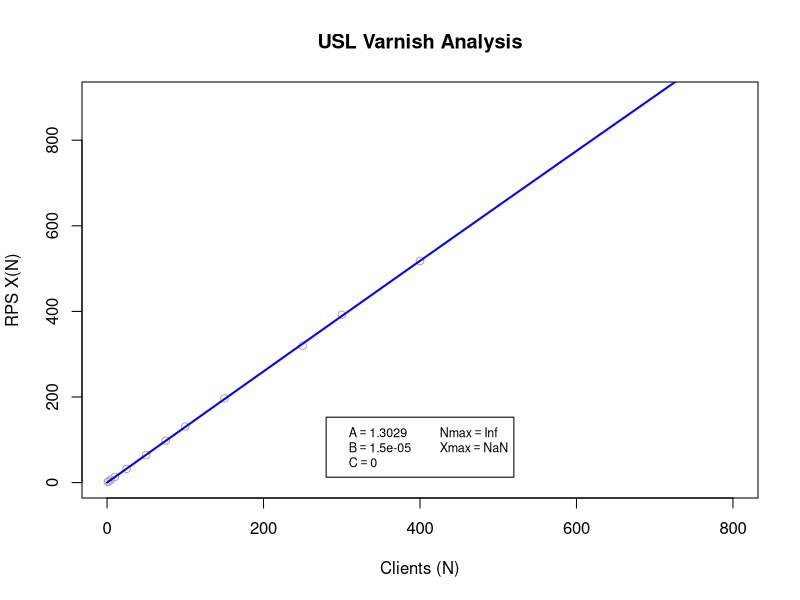

Reproduce this figure in R.
# Performance Calendar 2017
# USL3 model for Varnish example
# Created by NJG on Mon Nov 27, 2017

# Scaling performance data
df.varnish <- read.table(text="N,X_N
1,1.4
2,2.7
5,6.4
10,12.8
25,32
50,64
75,98
100,131
150,197
250,320
300,392
400,518",
header=TRUE, 
sep=","
)


# Do the USL nonlinear regression analysis
usl.varn.fit <- nls(X_N ~ A * N / (1 + B * (N - 1) + C * N * (N - 1)), 
                  data=df.varnish, 
                  start=list(A=10, B=1e-3, C=1e-6),
                  algorithm="port", 
                  lower=c(1,0,0), upper=c(200,10e-4,10e-6)
)

print(summary(usl.varn.fit))

# Find the peak USL parameters
Nmax <- sqrt((1 - coef(usl.varn.fit)['B']) / coef(usl.varn.fit)['C'])
Xmax <- coef(usl.varn.fit)['A'] * Nmax / 
  (1 + coef(usl.varn.fit)['B'] * (Nmax - 1) + 
     coef(usl.varn.fit)['C'] * Nmax * (Nmax - 1))

# Create a plot
plot(df.varnish$N, df.varnish$X_N, 
     xlim=c(0, 800), ylim=c(0, 900), 
     col="darkgray",
     xlab="Clients (N)", ylab="RPS X(N)")
curve(coef(usl.varn.fit)['A'] * x / 
        (1 + coef(usl.varn.fit)['B'] * (x - 1) + 
           coef(usl.varn.fit)['C'] * x * (x - 1)), 
      from=0, to=800, add=TRUE, col="blue", lwd=2)
title("USL Varnish Analysis")

# Add a legend
legend("bottom",
       legend=eval(parse(text=sprintf("expression(A == %.4f, B == %.6f, C == %.6f,  Nmax==%.2f, Xmax==%.2f)", coef(usl.varn.fit)['A'], coef(usl.varn.fit)['B'], coef(usl.varn.fit)['C'],  Nmax, Xmax))), ncol=2, inset=0.05, cex=0.75)





